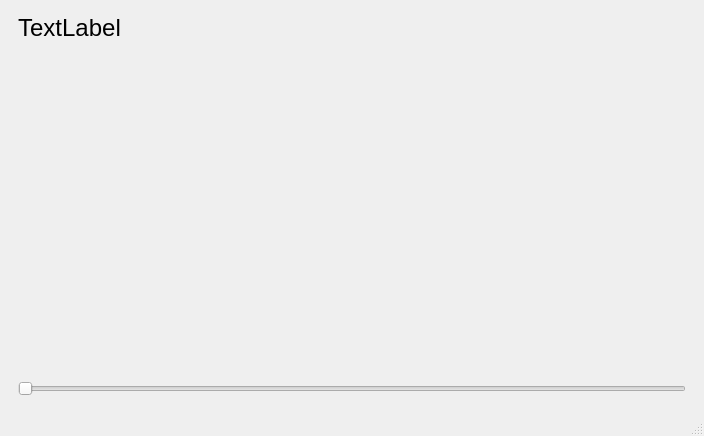
<?xml version="1.0" encoding="UTF-8"?>
<ui version="4.0">
 <class>MainWindow</class>
 <widget class="QMainWindow" name="MainWindow">
  <property name="geometry">
   <rect>
    <x>0</x>
    <y>0</y>
    <width>704</width>
    <height>436</height>
   </rect>
  </property>
  <property name="windowTitle">
   <string>MainWindow</string>
  </property>
  <widget class="QWidget" name="centralwidget">
   <layout class="QHBoxLayout" name="horizontalLayout_8">
    <item>
     <widget class="QStackedWidget" name="pages">
      <property name="currentIndex">
       <number>3</number>
      </property>
      <widget class="QWidget" name="page_5">
       <layout class="QHBoxLayout" name="horizontalLayout_2">
        <item>
         <layout class="QVBoxLayout" name="verticalLayout_3">
          <item>
           <layout class="QHBoxLayout" name="horizontalLayout">
            <item>
             <spacer name="horizontalSpacer">
              <property name="orientation">
               <enum>Qt::Horizontal</enum>
              </property>
              <property name="sizeHint" stdset="0">
               <size>
                <width>48</width>
                <height>20</height>
               </size>
              </property>
             </spacer>
            </item>
            <item>
             <layout class="QVBoxLayout" name="verticalLayout">
              <item>
               <widget class="QPushButton" name="Boutton_jouer">
                <property name="sizePolicy">
                 <sizepolicy hsizetype="Minimum" vsizetype="Fixed">
                  <horstretch>0</horstretch>
                    <verstretch>0</verstretch>
                 </sizepolicy>
                </property>
                <property name="minimumSize">
                 <size>
                  <width>200</width>
                  <height>20</height>
                 </size>
                </property>
                <property name="text">
                 <string>Jouer </string>
                </property>
               </widget>
              </item>
              <item>
               <widget class="QPushButton" name="Boutton_score">
                <property name="enabled">
                 <bool>true</bool>
                </property>
                <property name="text">
                 <string>Score</string>
                </property>
               </widget>
              </item>
              <item>
               <widget class="QPushButton" name="Boutton_regle">
                <property name="text">
                 <string>Règles</string>
                </property>
               </widget>
              </item>
             </layout>
            </item>
            <item>
             <spacer name="horizontalSpacer_2">
              <property name="orientation">
               <enum>Qt::Horizontal</enum>
              </property>
              <property name="sizeHint" stdset="0">
               <size>
                <width>40</width>
                <height>20</height>
               </size>
              </property>
             </spacer>
            </item>
           </layout>
          </item>
          <item>
           <widget class="QPushButton" name="Boutton_Quitter">
            <property name="text">
             <string>Quitter</string>
            </property>
           </widget>
          </item>
         </layout>
        </item>
       </layout>
      </widget>
      <widget class="QWidget" name="page_6">
       <layout class="QHBoxLayout" name="horizontalLayout_4">
        <item>
         <layout class="QHBoxLayout" name="horizontalLayout_3">
          <item>
           <spacer name="horizontalSpacer_3">
            <property name="orientation">
             <enum>Qt::Horizontal</enum>
            </property>
            <property name="sizeHint" stdset="0">
             <size>
              <width>40</width>
              <height>20</height>
             </size>
            </property>
           </spacer>
          </item>
          <item>
           <widget class="QPushButton" name="Boutton_Retour_regle">
            <property name="text">
             <string>Retour</string>
            </property>
           </widget>
          </item>
         </layout>
        </item>
       </layout>
      </widget>
      <widget class="QWidget" name="page_7">
       <layout class="QHBoxLayout" name="horizontalLayout_7">
        <item>
         <layout class="QVBoxLayout" name="verticalLayout_5">
          <item>
           <widget class="QLabel" name="label_3">
            <property name="sizePolicy">
             <sizepolicy hsizetype="Preferred" vsizetype="Expanding">
              <horstretch>0</horstretch>
              <verstretch>0</verstretch>
             </sizepolicy>
            </property>
            <property name="font">
             <font>
              <pointsize>16</pointsize>
             </font>
            </property>
            <property name="text">
             <string>Entrez le nom des deux joueurs</string>
            </property>
           </widget>
          </item>
          <item>
           <spacer name="verticalSpacer">
            <property name="orientation">
             <enum>Qt::Vertical</enum>
            </property>
            <property name="sizeHint" stdset="0">
             <size>
              <width>20</width>
              <height>40</height>
             </size>
            </property>
           </spacer>
          </item>
          <item>
           <layout class="QVBoxLayout" name="verticalLayout_4">
            <item>
             <widget class="QLabel" name="label_2">
              <property name="font">
               <font>
                <pointsize>12</pointsize>
               </font>
              </property>
              <property name="text">
               <string>Joueur 1</string>
              </property>
             </widget>
            </item>
            <item>
             <layout class="QHBoxLayout" name="horizontalLayout_6">
              <item>
               <spacer name="horizontalSpacer_6">
                <property name="orientation">
                 <enum>Qt::Horizontal</enum>
                </property>
                <property name="sizeHint" stdset="0">
                 <size>
                  <width>40</width>
                  <height>20</height>
                 </size>
                </property>
               </spacer>
              </item>
              <item>
               <widget class="QLineEdit" name="Edit_J1">
                <property name="font">
                 <font>
                  <pointsize>12</pointsize>
                 </font>
                </property>
               </widget>
              </item>
              <item>
               <spacer name="horizontalSpacer_7">
                <property name="orientation">
                 <enum>Qt::Horizontal</enum>
                </property>
                <property name="sizeHint" stdset="0">
                 <size>
                  <width>40</width>
                  <height>20</height>
                 </size>
                </property>
               </spacer>
              </item>
             </layout>
            </item>
            <item>
             <widget class="QLabel" name="label">
              <property name="font">
               <font>
                <pointsize>12</pointsize>
               </font>
              </property>
              <property name="text">
               <string>Joueur 2</string>
              </property>
             </widget>
            </item>
            <item>
             <layout class="QHBoxLayout" name="horizontalLayout_5">
              <item>
               <spacer name="horizontalSpacer_4">
                <property name="orientation">
                 <enum>Qt::Horizontal</enum>
                </property>
                <property name="sizeHint" stdset="0">
                 <size>
                  <width>40</width>
                  <height>20</height>
                 </size>
                </property>
               </spacer>
              </item>
              <item>
               <widget class="QLineEdit" name="Edit_J2">
                <property name="font">
                 <font>
                  <pointsize>12</pointsize>
                 </font>
                </property>
               </widget>
              </item>
              <item>
               <spacer name="horizontalSpacer_5">
                <property name="orientation">
                 <enum>Qt::Horizontal</enum>
                </property>
                <property name="sizeHint" stdset="0">
                 <size>
                  <width>40</width>
                  <height>20</height>
                 </size>
                </property>
               </spacer>
              </item>
             </layout>
            </item>
           </layout>
          </item>
          <item>
           <spacer name="verticalSpacer_2">
            <property name="orientation">
             <enum>Qt::Vertical</enum>
            </property>
            <property name="sizeHint" stdset="0">
             <size>
              <width>20</width>
              <height>40</height>
             </size>
            </property>
           </spacer>
          </item>
          <item>
           <widget class="QPushButton" name="Boutton_Suivant">
            <property name="text">
             <string>Suivant</string>
            </property>
           </widget>
          </item>
          <item>
           <spacer name="verticalSpacer_3">
            <property name="orientation">
             <enum>Qt::Vertical</enum>
            </property>
            <property name="sizeHint" stdset="0">
             <size>
              <width>20</width>
              <height>40</height>
             </size>
            </property>
           </spacer>
          </item>
         </layout>
        </item>
       </layout>
      </widget>
      <widget class="QWidget" name="page_8">
       <layout class="QVBoxLayout" name="verticalLayout_2">
        <item>
         <layout class="QHBoxLayout" name="horizontalLayout_10">
          <item>
           <widget class="QLabel" name="Label_jeu">
            <property name="maximumSize">
             <size>
              <width>16777215</width>
              <height>20</height>
             </size>
            </property>
            <property name="font">
             <font>
              <pointsize>18</pointsize>
             </font>
            </property>
            <property name="text">
             <string>TextLabel</string>
            </property>
            <property name="alignment">
             <set>Qt::AlignCenter</set>
            </property>
           </widget>
          </item>
          <item>
           <spacer name="horizontalSpacer_9">
            <property name="orientation">
             <enum>Qt::Horizontal</enum>
            </property>
            <property name="sizeHint" stdset="0">
             <size>
              <width>37</width>
              <height>17</height>
             </size>
            </property>
           </spacer>
          </item>
         </layout>
        </item>
        <item>
         <widget class="TableBillard" name="tableBillard" native="true">
          <property name="minimumSize">
           <size>
            <width>0</width>
            <height>0</height>
           </size>
          </property>
         </widget>
        </item>
        <item>
         <layout class="QHBoxLayout" name="horizontalLayout_9">
          <item>
           <widget class="QSlider" name="slider_Force">
            <property name="sizePolicy">
             <sizepolicy hsizetype="Expanding" vsizetype="Maximum">
              <horstretch>0</horstretch>
              <verstretch>0</verstretch>
             </sizepolicy>
            </property>
            <property name="orientation">
             <enum>Qt::Horizontal</enum>
            </property>
           </widget>
          </item>
         </layout>
        </item>
       </layout>
      </widget>
     </widget>
    </item>
   </layout>
  </widget>
  <widget class="QStatusBar" name="statusbar"/>
 </widget>
 <customwidgets>
  <customwidget>
   <class>TableBillard</class>
   <extends>QWidget</extends>
   <header>table_billard.h</header>
   <container>1</container>
  </customwidget>
 </customwidgets>
 <resources/>
 <connections/>
</ui>
